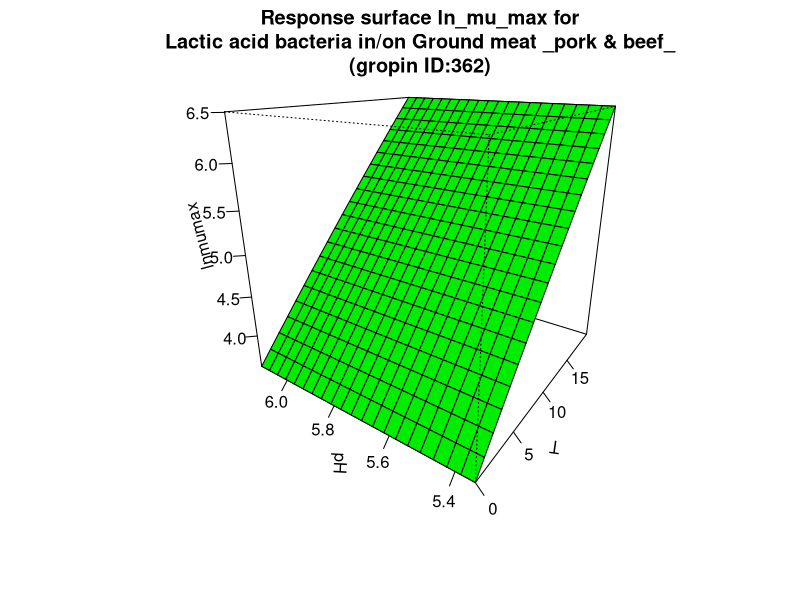

Write R code to recreate this figure.
#############################
# start of Parameter script
#############################
T <- seq(0,19.98001998002,length.out=21)
pH <- seq(5.34534,6.12387612387612,length.out=21)
#############################
# end of Parameter script
#############################
############################# 
# start of Model script Gropin ID 362 
#############################
 
# constant coefficients for this model
lagref <- 36.2
dlag <- 0
Elag <- 97
 
variables <- data.frame(T,pH)
argumentsPar <- unique.data.frame(expand.grid(variables))
 
# heart of the model
response_surface <- function(T,pH) {
   mumax <-(log(lagref)-dlag*(5.7-pH)-(Elag/0.00831)*((1/(T+273))-(1/273)))

	return(mumax=mumax)
} 

# output parameters
responseSurface <- cbind(argumentsPar,response_surface(argumentsPar['T'],argumentsPar['pH']))
colnames(responseSurface) <- c(colnames(argumentsPar),'lnmumax')
#############################
# End of Model script
#############################
############################# 
# start of Visualisation script Gropin ID 362 
#############################
titleText <-'Response surface ln_mu_max for
Lactic acid bacteria in/on Ground meat _pork & beef_
(gropin ID:362)'
persp(T,pH,matrix(unlist(responseSurface$'lnmumax'),nrow=21),col = 'green',xlab='T',ylab='pH',zlab='lnmumax',main=titleText,theta=305,phi=20,shade=0.25,ticktype = 'detailed')
#############################
# End of Visualisation script
#############################
